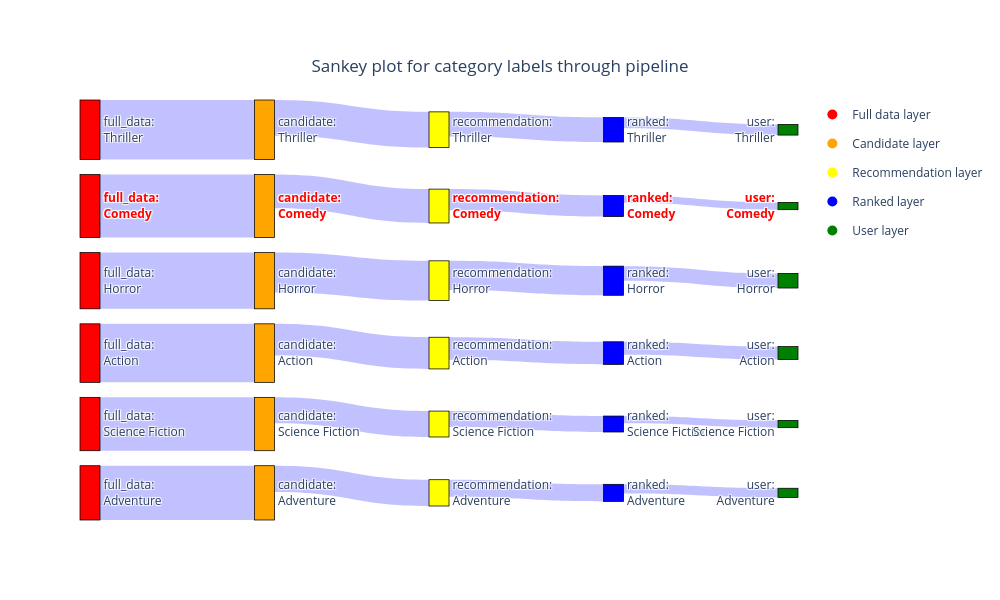

Notebook source saved alongside this figure:
### Markdown cell above
We are testing a single query for a BM25 recommendation pipeline with default setting, removing bias, and adding bias

### Code cell
# Single query pipeline test
test_query_df,_ = recommendation_doc_id_pipeline(
    movie_metadata,
    vectorstore,
    reranker,
    test_query,
    embedding_model=embedding_model,
    toy_dataset=True,
    features = ['genres'],
    include_fulldata = True
)

test_query_df = keep_n_labels(test_query_df,'genres',True,10)

# Plot the sankey plot
sankey_plot(test_query_df,'genres',"Sankey plot for category labels through pipeline",True,['Comedy','Drama'])

### Figure 1 — Plotly figure (JSON) as saved in the notebook; plotly's stock layout.template omitted (floating-point values rounded to 4 significant figures)
{"data": [{"link": {"color": "rgba(100, 100, 255, 0.4)", "customdata": [7619, 214, 39, 4, 13176, 161, 23, 2, 4671, 394, 79, 8, 6592, 116, 29, 6, 3044, 48, 10, 2, 3490, 51, 12, 3], "hovertemplate": "label count: %{customdata}<extra></extra>", "source": [3, 8, 14, 18, 0, 6, 12, 19, 4, 7, 13, 20, 2, 11, 15, 21, 5, 9, 17, 22, 1, 10, 16, 23], "target": [8, 14, 18, 24, 6, 12, 19, 25, 7, 13, 20, 26, 11, 15, 21, 27, 9, 17, 22, 28, 10, 16, 23, 29], "value": [8.939, 5.371, 3.689, 1.609, 9.486, 5.088, 3.178, 1.099, 8.449, 5.979, 4.382, 2.197, 8.794, 4.762, 3.401, 1.946, 8.021, 3.892, 2.398, 1.099, 8.158, 3.951, 2.565, 1.386]}, "node": {"color": ["red", "red", "red", "red", "red", "red", "orange", "orange", "orange", "orange", "orange", "orange", "yellow", "yellow", "yellow", "yellow", "yellow", "yellow", "blue", "blue", "blue", "blue", "blue", "blue", "green", "green", "green", "green", "green", "green"], "customdata": ["full_data", "full_data", "full_data", "full_data", "full_data", "full_data", "candidate", "candidate", "candidate", "candidate", "candidate", "candidate", "recommendation", "recommendation", "recommendation", "recommendation", "recommendation", "recommendation", "ranked", "ranked", "ranked", "ranked", "ranked", "ranked", "user", "user", "user", "user", "user", "user"], "hovertemplate": "Layer: %{customdata}<extra></extra>", "label": ["<b><span style='color: red;'>full_data:<br>Comedy</span></b>", "full_data:<br>Adventure", "full_data:<br>Action", "full_data:<br>Thriller", "full_data:<br>Horror", "full_data:<br>Science Fiction", "<b><span style='color: red;'>candidate:<br>Comedy</span></b>", "candidate:<br>Horror", "candidate:<br>Thriller", "candidate:<br>Science Fiction", "candidate:<br>Adventure", "candidate:<br>Action", "<b><span style='color: red;'>recommendation:<br>Comedy</span></b>", "recommendation:<br>Horror", "recommendation:<br>Thriller", "recommendation:<br>Action", "recommendation:<br>Adventure", "recommendation:<br>Science Fiction", "ranked:<br>Thriller", "<b><span style='color: red;'>ranked:<br>Comedy</span></b>", "ranked:<br>Horror", "ranked:<br>Action", "ranked:<br>Science Fiction", "ranked:<br>Adventure", "user:<br>Thriller", "<b><span style='color: red;'>user:<br>Comedy</span></b>", "user:<br>Horror", "user:<br>Action", "user:<br>Science Fiction", "user:<br>Adventure"], "line": {"color": "black", "width": 0.75}, "pad": 15, "thickness": 20}, "type": "sankey"}, {"legendgroup": "Full data layer", "marker": {"color": "red", "size": 10}, "mode": "markers", "name": "Full data layer", "showlegend": true, "type": "scatter", "x": [null], "y": [null]}, {"legendgroup": "Candidate layer", "marker": {"color": "orange", "size": 10}, "mode": "markers", "name": "Candidate layer", "showlegend": true, "type": "scatter", "x": [null], "y": [null]}, {"legendgroup": "Recommendation layer", "marker": {"color": "yellow", "size": 10}, "mode": "markers", "name": "Recommendation layer", "showlegend": true, "type": "scatter", "x": [null], "y": [null]}, {"legendgroup": "Ranked layer", "marker": {"color": "blue", "size": 10}, "mode": "markers", "name": "Ranked layer", "showlegend": true, "type": "scatter", "x": [null], "y": [null]}, {"legendgroup": "User layer", "marker": {"color": "green", "size": 10}, "mode": "markers", "name": "User layer", "showlegend": true, "type": "scatter", "x": [null], "y": [null]}], "layout": {"height": 600, "plot_bgcolor": "rgba(0,0,0,0)", "title": {"text": "Sankey plot for category labels through pipeline", "x": 0.5, "xanchor": "center", "y": 0.9, "yanchor": "top"}, "width": 1000, "xaxis": {"showgrid": false, "showticklabels": false, "visible": false, "zeroline": false}, "yaxis": {"showgrid": false, "showticklabels": false, "visible": false, "zeroline": false}}}
